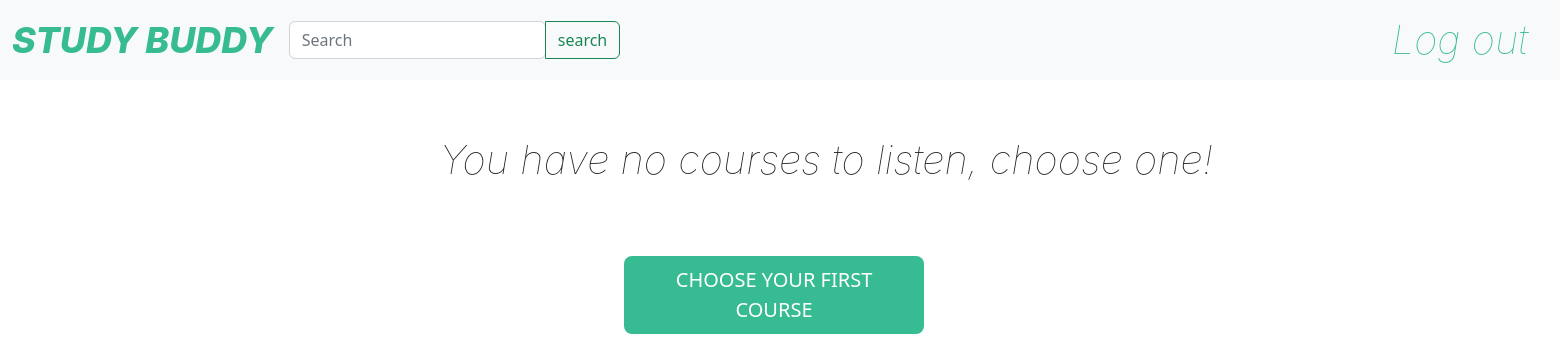
Page /studentIndex/ (signed in) on the earlier database version.
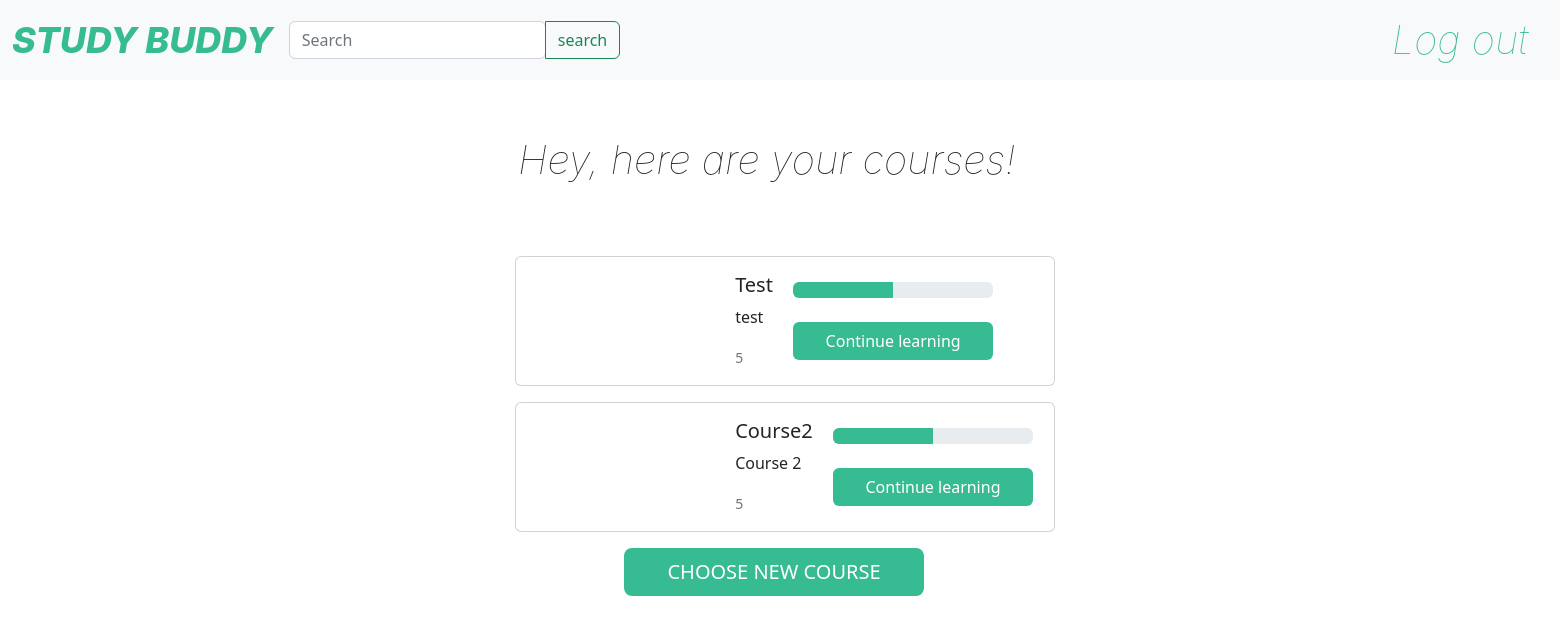
Same page on the later database version.
### final_project/models.py (models this page shows)
class Course(models.Model):
    id = models.IntegerField(null=False, blank=False, primary_key=True)
    title = models.CharField(max_length=50, null=True, blank=True)
    rating = models.IntegerField(null=True, blank=True)
    course_video = models.FileField(upload_to='course_videos', blank=True)
    description = models.CharField(max_length=50, blank=True, null=True)
    cost = models.IntegerField(null=True, blank=True)
    thumbnail = models.ImageField(upload_to='thumbnails', blank=True)
    course_test = models.FileField(upload_to='course_test', blank=True)

### final_project/views.py (the view)
# urls.py: path('studentIndex/', studentIndex, name="studentIndex"),
def studentIndex(request):
    if request.user.is_authenticated:
        student_courses = StudentCourse.objects.filter(student__user__username=request.user.username)
        courses = list()
        for student_course in student_courses:
            courses.append(student_course.course)
        emptyList = list()
        context = {"courses": courses, "emptyList": emptyList}
        return render(request, "studentIndex.html", context=context)
    else:
        return redirect(login_app)

### templates/studentIndex.html (shortened to what this page needs)
<!DOCTYPE html>
<html lang="en">
<head>
    <link href="https://cdn.jsdelivr.net/npm/bootstrap@5.2.0-beta1/dist/css/bootstrap.min.css" rel="stylesheet"
>
</head>
<body>
<nav class="navbar navbar-expand-lg navbar-light bg-light">
    <div class="container-fluid justify-content-between">
        <div class="d-flex">
            <a class="navbar-brand" href=""
               style="color:#37bb93; font-family: Inter; font-weight: 800; font-size: 36px; font-style: italic">STUDY
                BUDDY</a>
            <form class="input-group w-auto my-auto d-none d-sm-flex" method="post">
                <input
                        autocomplete="off"
                        type="search"
                        class="form-control rounded"
                        placeholder="Search"
                        style="min-width: 125px;"
                />
                <button class="btn btn-outline-success my-2 my-sm-0" type="submit">search</button>
            </form>
        </div>
        <ul class="navbar-nav flex-row">
            <li class="nav-item me-3 me-lg-1">
                <a class="navbar-brand" href="{% url 'logout' %}"
                   style="color:#37bb93; font-family: Inter; font-weight: 100; font-size: 40px; font-style: italic">Log
                    out</a>
            </li>
        </ul>
    </div>
</nav>
{% if courses != emptyList %}
    <p style="font-family: Inter; font-weight: 100; font-size: 40px; font-style: italic; padding: 50px 50px; position: relative; left: 30%">
        Hey, here are your courses!
    </p>
    <div id="cards">
        {% for course in courses %}
            <div class="card mb-3" style="max-width: 540px;position:relative; left: 33%">
                <div class="row no-gutters">
                    <div class="col-md-4">
                    </div>
                    <div class="col-md-8">
                        <div class="card-parent">
                            <div class="card-child">
                                <h5 class="card-title">{{ course.title }}</h5>
                                <p class="card-text">{{ course.description }}</p>
                                <p class="card-text"><small class="text-muted">{{ course.rating }}</small></p>
                            </div>
                            <div class="card-child">
                                <div class="progress">
                                    <div class="progress-bar" role="progressbar"
                                         style="width: 50%; background-color: #37bb93"
                                         aria-valuenow="50" aria-valuemin="0" aria-valuemax="100"></div>
                                </div>
                                <br>
                                <a class="btn btn-m" style="color: white; background: #37BB93; width: 200px"
                                   href="{% url 'continue_learning' id=course.id %}">Continue learning</a>
                            </div>
                        </div>
                    </div>
                </div>
            </div>
        {% endfor %}
    </div>
    <a class="btn btn-lg" style="color: white; background: #37BB93; width: 300px;position:relative; left: 40%"
       href="{% url 'chooseNewCourse' %}">CHOOSE NEW COURSE</a>
{% endif %}
{% if courses == emptyList %}
    <p style="font-family: Inter; font-weight: 100; font-size: 40px; font-style: italic; padding: 50px 50px; position: relative; left: 25%">
        You have no courses to listen, choose one!
    </p>
    <a class="btn btn-lg" style="color: white; background: #37BB93; width: 300px; position:relative; left: 40%"
       href="{% url 'chooseNewCourse' %}">CHOOSE YOUR FIRST COURSE</a>
{% endif %}
</body>
</html>

Differences in the rows shown:
now on this page (row unchanged): Course: title "Test", description "test", rating "5"
now on this page (row edited): Course: title "Course2", description "Course 2", rating "5"
Other differences:
text no longer shown: "You have no courses to listen, choose one! CHOOSE YOUR FIRST COURSE"
text now shown: "Hey, here are your courses! CHOOSE NEW COURSE"
